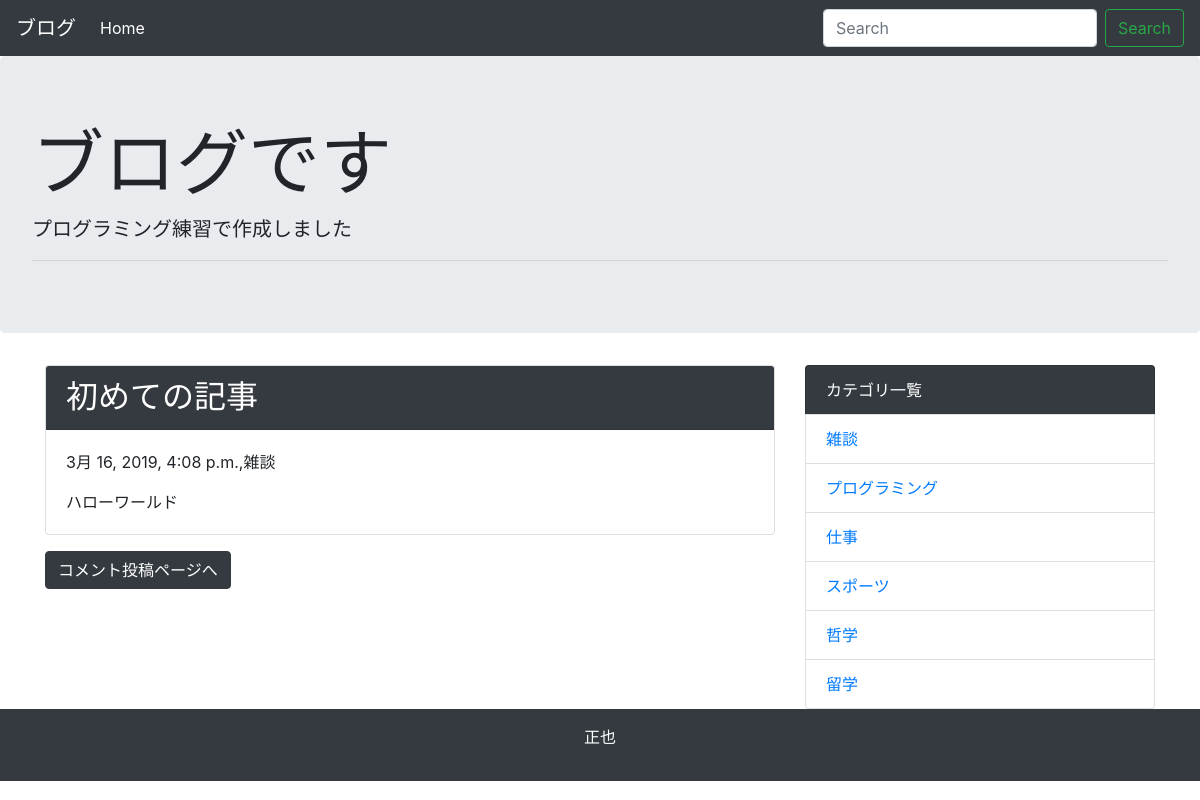
Page /detail/1/ on the committed database.
### blog/models.py (models this page shows, shortened)
class Post(models.Model):
    title = models.CharField('タイトル',max_length=255)
    text = models.TextField('本文')
    created_at = models.DateTimeField('作成日', default=timezone.now)
    category = models.ForeignKey(Category,verbose_name='カテゴリ',on_delete=models.PROTECT)

class Category(models.Model):
    name = models.CharField('カテゴリ名',max_length=225)
    created_at = models.DateTimeField('作成日', default=timezone.now)
    def __str__(self):
        return self.name

### blog/views.py (the view)
# urls.py: path('detail/<int:pk>/',views.DetailView.as_view(), name='detail'),
class DetailView(generic.DetailView):
    model = Post

### blog/context_processors.py (called while the page is built)
def common(request):
    context = {
    'category_list':Category.objects.all(),
    }
    return context

### blog/templates/blog/post_detail.html (shortened to what this page needs)
{% extends 'blog/base.html' %}
{% block content %}
<div class="card mb-3">
  <h2 class="card-header bg-dark text-white">{{post.title}}</h2>
  <div class="card-body">
    <p>{{post.created_at}},{{ post.category }}</p>
    {{ post.text | linebreaksbr | urlize}}
  </div>
</div>
<a class="btn btn-dark" href="{% url 'blog:comment' post.pk %}">コメント投稿ページへ</a>
{% endblock %}

### blog/templates/blog/base.html (shortened to what this page needs)
<!doctype html>
<html lang="ja">
  <head>
    <link rel="stylesheet" href="https://maxcdn.bootstrapcdn.com/bootstrap/4.0.0-beta.2/css/bootstrap.min.css">
  </head>
  <body>
        <nav class="navbar navbar-expand-lg navbar-dark bg-dark">
      <a class="navbar-brand" href="#">ブログ</a>
      <div class="collapse navbar-collapse" id="navbarSupportedContent">
        <ul class="navbar-nav mr-auto">
          <li class="nav-item active">
            <a class="nav-link" href="{% url 'blog:index' %}">Home</a>
          </li>
        </ul>
        <form class="form-inline my-2 my-lg-0" method="GET" action="{% url 'blog:index' %}">
          <input class="form-control mr-sm-2" type="text" placeholder="Search" aria-label="Search" name="keyword">
          <button class="btn btn-outline-success my-2 my-sm-0" type="submit">Search</button>
        </form>
      </div>
    </nav>
        <div class="jumbotron">
      <h1 class="display-3">ブログです</h1>
      <p class="lead">プログラミング練習で作成しました</p>
      <hr class="my-2">
      </div>
    <div class="container">
      <div class="row">
        <div class="col-md-8">
      {% block content %}
      {% endblock %}
      </div>
      <div class="col-md-4">
        <ul class="list-group">
          <li class="list-group-item bg-dark text-white">カテゴリ一覧</li>
          {% for category in category_list %}
          <li class="list-group-item"><a href="{% url 'blog:category' category.pk %}">{{category}}</a></li>
          {% endfor %}
        </ul>
        </div>
      </div>
    </div>
    <footer class="bg-dark text-white text-center py-3">
      <p> 正也 </p>
    </footer>
  </body>
</html>

### rows in the picture
Post: title "初めての記事", created_at "3月 16, 2019, 4:08 p.m.", category "雑談", text "ハローワールド"
Category: name "雑談"
Category: name "プログラミング"
Category: name "仕事"
Category: name "スポーツ"
Category: name "哲学"
Category: name "留学"
